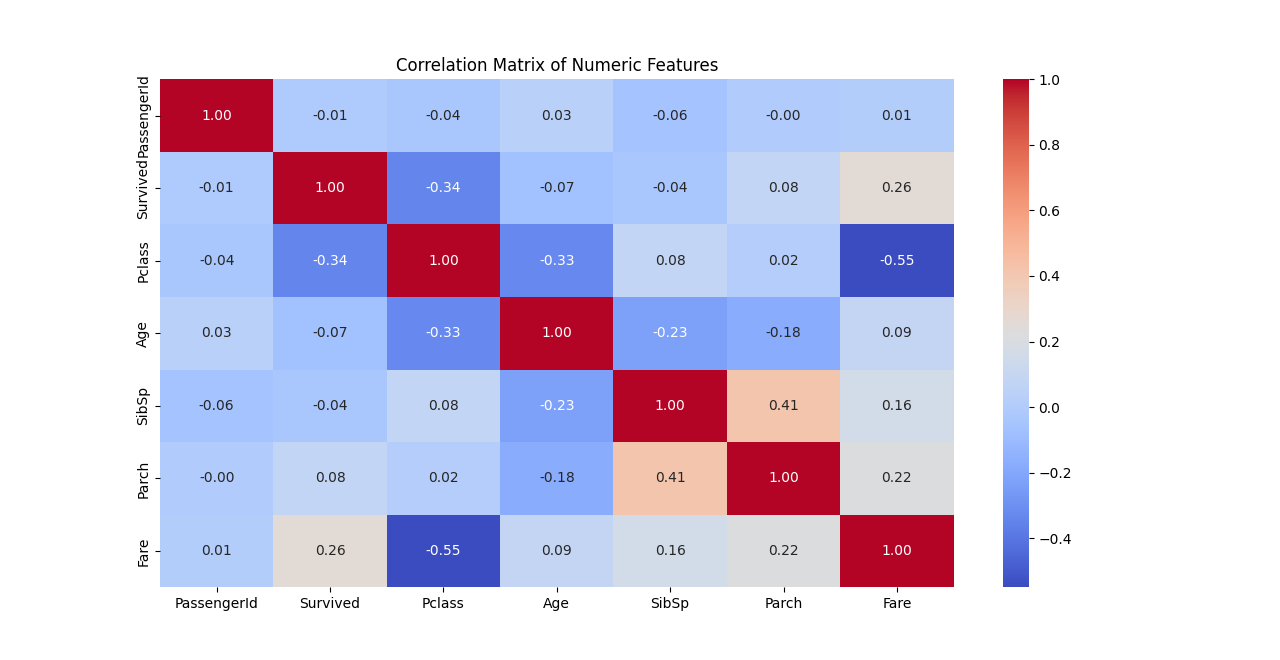

This chart was generated by the following Python code:
import pandas as pd
import matplotlib.pyplot as plt
import seaborn as sns

dataSet = pd.read_csv('train.csv')

print(dataSet.head())
print(dataSet.info())
print(dataSet.describe())
print(dataSet.isnull().sum())


dataSet['Age'] = dataSet['Age'].fillna(dataSet['Age'].mean())
dataSet['Embarked'] = dataSet['Embarked'].fillna(dataSet['Embarked'].mode()[0])
dataSet.drop('Cabin', axis=1, inplace=True)

numeric_cols = dataSet.select_dtypes(include=['float64', 'int64']).columns
data_numeric = dataSet[numeric_cols]

corr_matrix = data_numeric.corr()

plt.figure(figsize=(10, 8))
sns.heatmap(corr_matrix, annot=True, cmap='coolwarm', fmt=".2f")
plt.title('Correlation Matrix of Numeric Features')
plt.show()
